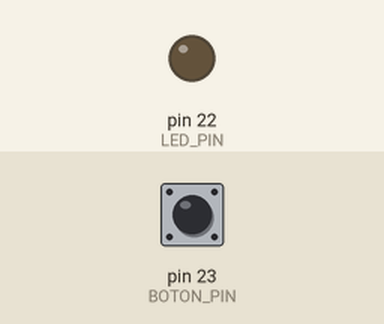
Bench run of a sketch on a simulated Arduino Mega 2560, built with avr-gcc and run on an emulated ATmega2560. Shown: output pins drawn as LEDs (lit = HIGH). The test bench sets the inputs (shaded band); at power-on: pin 23 (BOTON_PIN) LOW. What the sketch prints to the serial monitor is not drawn.

Above: at 1.2 s.
1.3 s: pin 23 (BOTON_PIN) pulled HIGH for 0.15 s
At 1.38 s:
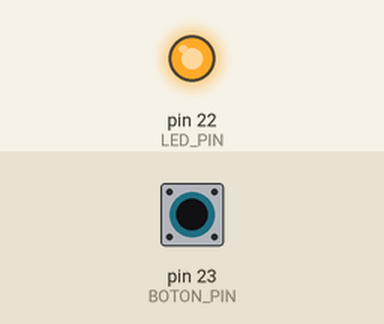
2.9 s: pin 23 (BOTON_PIN) pulled HIGH for 3.2 s
At 7.5 s:
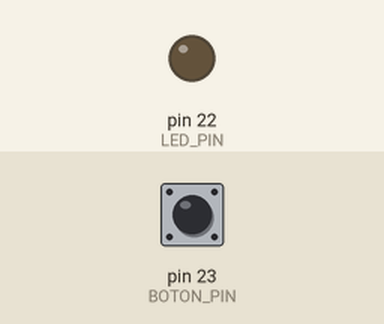
Timing chart, 0 to 9.0 s (numbered marks = the images above; inputs shaded):
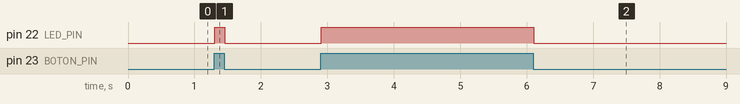

The sketch:

boton.ino
```cpp
#define BOTON_PIN 23
#define LED_PIN 22

void setup() {
  pinMode(BOTON_PIN, INPUT);
  pinMode(LED_PIN, OUTPUT);
  Serial.begin(9600);
}

int valor;

void loop() {
  valor = digitalRead(BOTON_PIN);
  Serial.println(valor);
  digitalWrite(LED_PIN, valor);
}
```

Measured:
- after the input at 1.3 s, pin 22 (LED_PIN): LOW → HIGH at once, → LOW 0.15 s later
- after the input at 2.9 s, pin 22 (LED_PIN): LOW → HIGH at once, → LOW 3.2 s later
